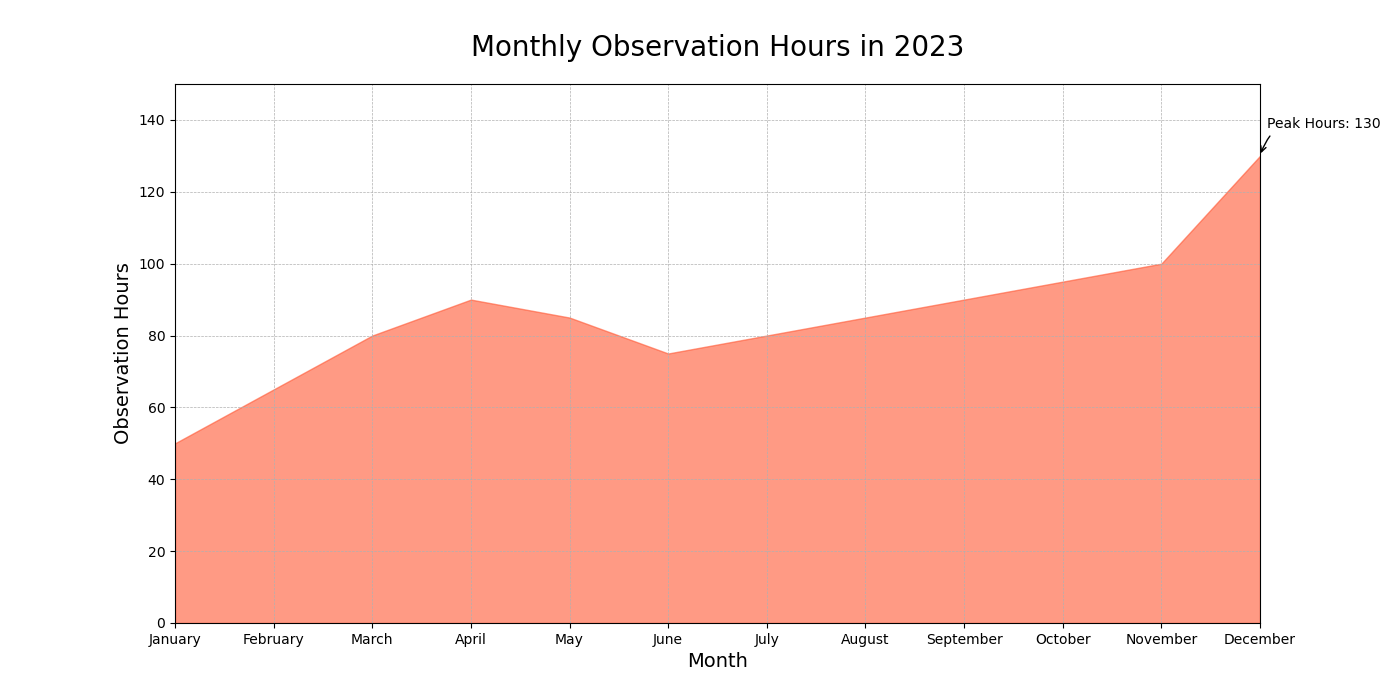

This figure's Python source:

import matplotlib.pyplot as plt

# Data
months = [
    'January', 'February', 'March', 'April', 'May', 'June',
    'July', 'August', 'September', 'October', 'November', 'December'
]
observation_hours = [
    50, 65, 80, 90, 85, 75,
    80, 85, 90, 95, 100, 130
]

# Plot
fig, ax = plt.subplots(figsize=(14, 7))  # Modify width (14) and height (7) of the chart
ax.fill_between(months, observation_hours, color='#FF5733', alpha=0.6)  # Fill with a specific color code

# Style
ax.set_title('Monthly Observation Hours in 2023', fontsize=20, pad=20)  # Changing the title
ax.set_xlabel('Month', fontsize=14)
ax.set_ylabel('Observation Hours', fontsize=14)
ax.set_ylim(0, max(observation_hours) + 20)  # Set the y-axis limit to give some space at the top
ax.margins(x=0)  # Remove the white space on the x-axis edges
ax.grid(True, which='both', linestyle='--', linewidth=0.5)

# Annotation
peak_hours = max(observation_hours)
peak_month = months[observation_hours.index(peak_hours)]
ax.annotate(f'Peak Hours: {peak_hours}', xy=(peak_month, peak_hours), xytext=(5, 20),
            textcoords='offset points', arrowprops=dict(arrowstyle="->", connectionstyle="arc3,rad=.5"))

plt.show()
